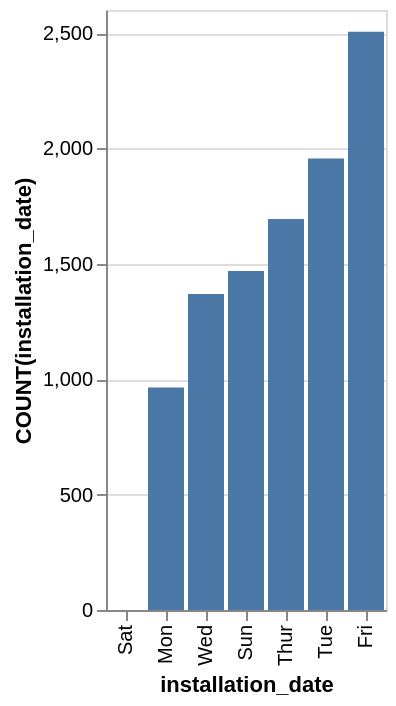

The specification (Vega-Lite) saved for this image:
### Vega-Lite specification from a JSON file in a GitHub repository (floating-point values rounded to 4 significant figures)
{"data": {"values": [{"x_data": "Sat", "y_data": 0}, {"x_data": "Mon", "y_data": 964}, {"x_data": "Wed", "y_data": 1369}, {"x_data": "Sun", "y_data": 1469}, {"x_data": "Thur", "y_data": 1694}, {"x_data": "Tue", "y_data": 1957}, {"x_data": "Fri", "y_data": 2506}]}, "mark": "bar", "encoding": {"x": {"field": "x_data", "type": "nominal", "title": "installation_date", "sort": {"op": "sum", "field": "y_data", "order": "ascending"}}, "y": {"field": "y_data", "type": "quantitative", "title": "COUNT(installation_date)"}}}
